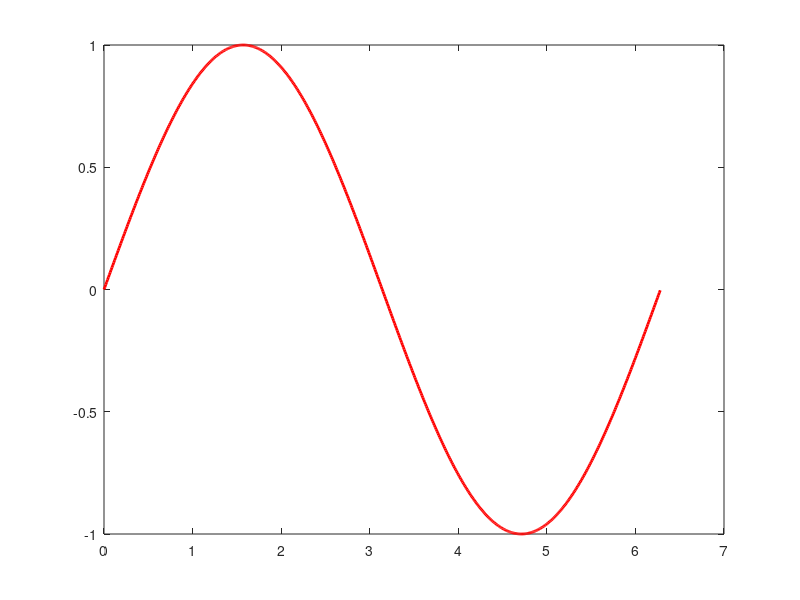

This chart was generated by the following MATLAB code: (Note: this script raises an error after producing the figure.)
close all;
clear all;
%%
x = 0:0.01:2*pi;
y = sin(x);
s = 0.08;
n = 5;
figure
plot(x,y,'r','LineWidth',2);
shipmk(x,y,s,n,[],'y');
